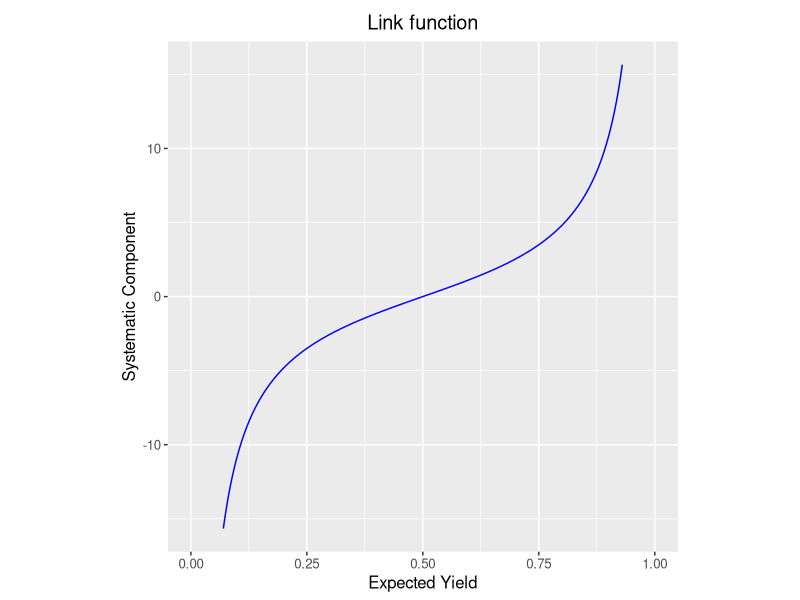

Write R code to recreate this figure.
library(glmnet)


set.seed(123)

col1 <- c(rep(1, 40), rep(0, 40), rep(-1, 40))
col2 <- c(rep(0, 40), rep(1, 40), rep(-1, 40))
mat <- cbind(col1, col2)

eps1 <- rnorm(n = nrow(mat), mean = 0, sd = 2)
y1 <- 3 * mat[,1] - 3 * mat[,2] + eps1


lasso_model1 <- glmnet(mat, y1, alpha = 1, lambda = 0.5)


coefficients1 <- coef(lasso_model1)


print("Coefficients for Case 1 (y = 3 * col1 - 3 * col2 + eps(0,1)):")
print(coefficients1)





eps2 <- rnorm(n = nrow(mat), mean = 0, sd = 1)
y2 <- 3 * mat[,1] + 0 * mat[,2] + eps2


lasso_model2 <- glmnet(mat, y2, alpha = 1, lambda = 0.5)


coefficients2 <- coef(lasso_model2)






# Define the function


print("Coefficients for Case 2 (y = 3 * col1 + 0 * col2 + eps(0,1)):")
print(coefficients2)







# Define the function
g.link <- function(x) {
  tt <- apply(as.matrix(x), 1, FUN = function(v) min(max(v, 0.001), 0.999))
  g <- 3.5 * tan(pi * (2 * tt - 1) / 2)
  return(g)
}

# Generate the data
x <- seq(0.06, 0.94, length.out = 100)
y <- g.link(x)

# Define the function
g.link <- function(x) {
  tt <- apply(as.matrix(x), 1, FUN = function(v) min(max(v, 0.001), 0.999))
  g <- 3.5 * tan(pi * (2 * tt - 1) / 2)
  return(g)
}

# Load the necessary library
library(ggplot2)

# Define the function
g.link <- function(x) {
  tt <- apply(as.matrix(x), 1, FUN = function(v) min(max(v, 0.001), 0.999))
  g <- 3.5 * tan(pi * (2 * tt - 1) / 2)
  return(g)
}

# Generate the data
x <- seq(0.07, 0.93, length.out = 1000)
y <- g.link(x)
data <- data.frame(x, y)



element_textbox <- function(...) {
  el <- element_text(...)
  class(el) <- c("element_textbox", class(el))
  el
}


# Create the plot using ggplot2
ggplot(data, aes(x, y)) +
  geom_line(color = "blue") +
  ggtitle("Link function") +
  xlab("Expected Yield") +
  ylab("Systematic Component")+
  scale_x_continuous(breaks = c(0, 0.25, 0.5, 0.75, 1), limits = c(0, 1)) +
  theme(aspect.ratio=1)+
  theme(text = element_text(size = 12)) +
  theme(plot.title = element_textbox(hjust = 0.5, margin = margin(t = 5, b = 5))) 


